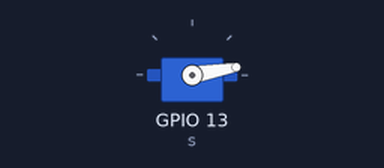
A sketch run on a simulated ESP32. Shown: servo.

Above: at 0.05 s.
At 0.35 s:
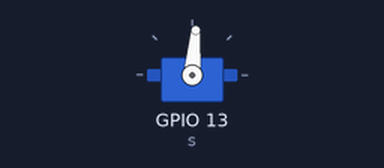
At 0.7 s:
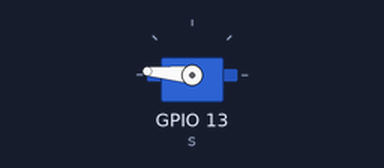
At 1.35 s:
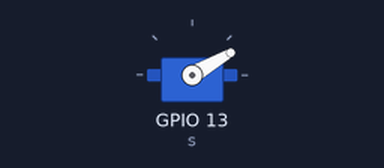
Timing chart, 0 to 3.4 s (numbered marks = the images above):
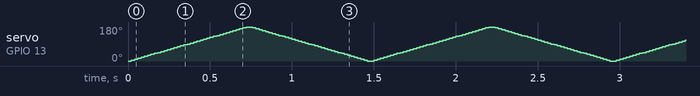

The sketch:

servo.ino
```cpp
#include <ESP32Servo.h>
Servo s;
void setup() { s.attach(13); }
void loop() { for (int a = 0; a <= 180; a += 5) { s.write(a); delay(20); } for (int a = 180; a >= 0; a -= 5) { s.write(a); delay(20); } }
```
